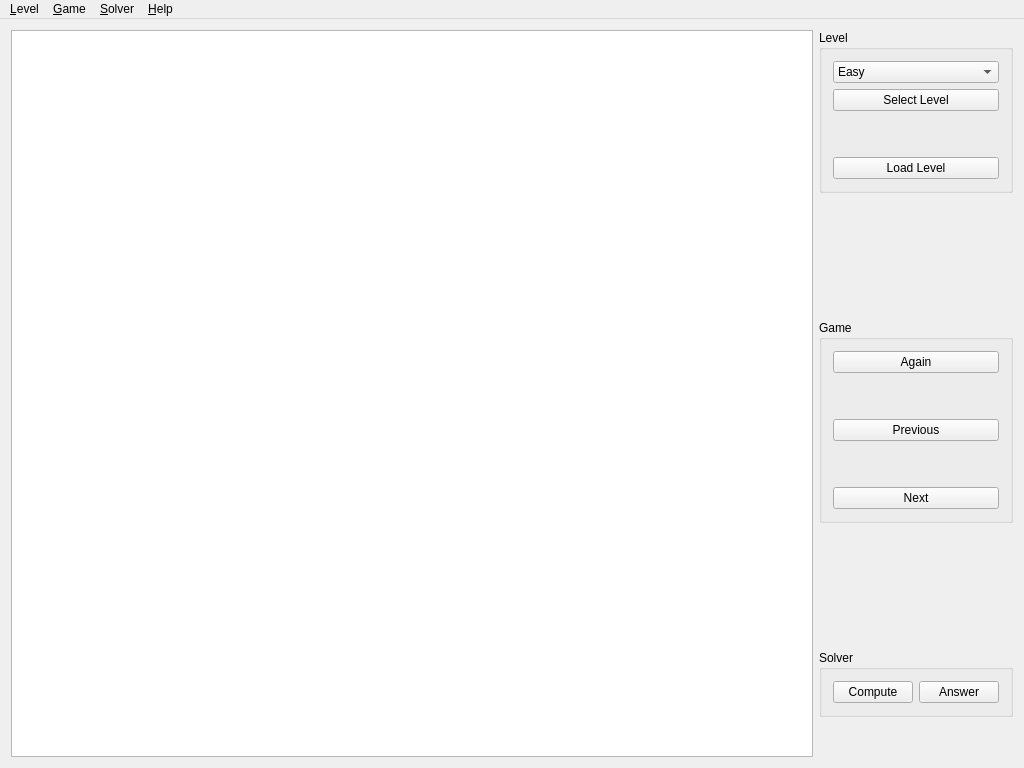
<?xml version="1.0" encoding="UTF-8"?>
<ui version="4.0">
 <class>MainWindow</class>
 <widget class="QMainWindow" name="MainWindow">
  <property name="geometry">
   <rect>
    <x>0</x>
    <y>0</y>
    <width>1024</width>
    <height>768</height>
   </rect>
  </property>
  <property name="windowTitle">
   <string>Flow Free</string>
  </property>
  <property name="windowIcon">
   <iconset resource="res.qrc">
    <normaloff>:/res/zerg.png</normaloff>:/res/zerg.png</iconset>
  </property>
  <widget class="QWidget" name="centralWidget">
   <layout class="QHBoxLayout" name="horizontalLayout_2">
    <item>
     <widget class="GameView" name="gameView"/>
    </item>
    <item>
     <layout class="QVBoxLayout" name="verticalLayout_3">
      <item>
       <widget class="QGroupBox" name="levelBox">
        <property name="title">
         <string>Level</string>
        </property>
        <layout class="QVBoxLayout" name="verticalLayout">
         <item>
          <widget class="QComboBox" name="selectBox">
           <item>
            <property name="text">
             <string>Easy</string>
            </property>
           </item>
           <item>
            <property name="text">
             <string>Medium</string>
            </property>
           </item>
           <item>
            <property name="text">
             <string>Hard</string>
            </property>
           </item>
          </widget>
         </item>
         <item>
          <widget class="QPushButton" name="selectButton">
           <property name="text">
            <string>Select Level</string>
           </property>
          </widget>
         </item>
         <item>
          <spacer name="verticalSpacer_3">
           <property name="orientation">
            <enum>Qt::Vertical</enum>
           </property>
           <property name="sizeType">
            <enum>QSizePolicy::Preferred</enum>
           </property>
           <property name="sizeHint" stdset="0">
            <size>
             <width>20</width>
             <height>40</height>
            </size>
           </property>
          </spacer>
         </item>
         <item>
          <widget class="QPushButton" name="loadButton">
           <property name="text">
            <string>Load Level</string>
           </property>
          </widget>
         </item>
        </layout>
       </widget>
      </item>
      <item>
       <spacer name="verticalSpacer_2">
        <property name="orientation">
         <enum>Qt::Vertical</enum>
        </property>
        <property name="sizeType">
         <enum>QSizePolicy::Expanding</enum>
        </property>
        <property name="sizeHint" stdset="0">
         <size>
          <width>20</width>
          <height>40</height>
         </size>
        </property>
       </spacer>
      </item>
      <item>
       <widget class="QGroupBox" name="gameBox">
        <property name="title">
         <string>Game</string>
        </property>
        <layout class="QVBoxLayout" name="verticalLayout_2">
         <item>
          <widget class="QPushButton" name="againButton">
           <property name="text">
            <string>Again</string>
           </property>
          </widget>
         </item>
         <item>
          <spacer name="verticalSpacer_4">
           <property name="orientation">
            <enum>Qt::Vertical</enum>
           </property>
           <property name="sizeType">
            <enum>QSizePolicy::Preferred</enum>
           </property>
           <property name="sizeHint" stdset="0">
            <size>
             <width>20</width>
             <height>40</height>
            </size>
           </property>
          </spacer>
         </item>
         <item>
          <widget class="QPushButton" name="previousButton">
           <property name="text">
            <string>Previous</string>
           </property>
          </widget>
         </item>
         <item>
          <spacer name="verticalSpacer_5">
           <property name="orientation">
            <enum>Qt::Vertical</enum>
           </property>
           <property name="sizeType">
            <enum>QSizePolicy::Preferred</enum>
           </property>
           <property name="sizeHint" stdset="0">
            <size>
             <width>20</width>
             <height>40</height>
            </size>
           </property>
          </spacer>
         </item>
         <item>
          <widget class="QPushButton" name="nextButton">
           <property name="text">
            <string>Next</string>
           </property>
          </widget>
         </item>
        </layout>
       </widget>
      </item>
      <item>
       <spacer name="verticalSpacer">
        <property name="orientation">
         <enum>Qt::Vertical</enum>
        </property>
        <property name="sizeType">
         <enum>QSizePolicy::Expanding</enum>
        </property>
        <property name="sizeHint" stdset="0">
         <size>
          <width>20</width>
          <height>40</height>
         </size>
        </property>
       </spacer>
      </item>
      <item>
       <widget class="QGroupBox" name="solverBox">
        <property name="title">
         <string>Solver</string>
        </property>
        <layout class="QHBoxLayout" name="horizontalLayout">
         <item>
          <widget class="QPushButton" name="computeButton">
           <property name="text">
            <string>Compute</string>
           </property>
          </widget>
         </item>
         <item>
          <widget class="QPushButton" name="answerButton">
           <property name="text">
            <string>Answer</string>
           </property>
          </widget>
         </item>
        </layout>
       </widget>
      </item>
      <item>
       <spacer name="verticalSpacer_6">
        <property name="orientation">
         <enum>Qt::Vertical</enum>
        </property>
        <property name="sizeType">
         <enum>QSizePolicy::Preferred</enum>
        </property>
        <property name="sizeHint" stdset="0">
         <size>
          <width>20</width>
          <height>40</height>
         </size>
        </property>
       </spacer>
      </item>
     </layout>
    </item>
   </layout>
  </widget>
  <widget class="QMenuBar" name="menuBar">
   <property name="geometry">
    <rect>
     <x>0</x>
     <y>0</y>
     <width>1024</width>
     <height>28</height>
    </rect>
   </property>
   <widget class="QMenu" name="menuFile">
    <property name="title">
     <string>&amp;Level</string>
    </property>
    <widget class="QMenu" name="menuSelect">
     <property name="title">
      <string>&amp;Select</string>
     </property>
     <addaction name="actionEasy"/>
     <addaction name="actionMedium"/>
     <addaction name="actionHard"/>
    </widget>
    <addaction name="menuSelect"/>
    <addaction name="actionLoad"/>
   </widget>
   <widget class="QMenu" name="menuGame">
    <property name="title">
     <string>&amp;Game</string>
    </property>
    <addaction name="actionAgain"/>
    <addaction name="actionPrevious"/>
    <addaction name="actionNext"/>
   </widget>
   <widget class="QMenu" name="menuSolver">
    <property name="title">
     <string>&amp;Solver</string>
    </property>
    <addaction name="actionCompute"/>
    <addaction name="actionAnswer"/>
   </widget>
   <widget class="QMenu" name="menuHelp">
    <property name="title">
     <string>&amp;Help</string>
    </property>
    <addaction name="actionAbout"/>
   </widget>
   <addaction name="menuFile"/>
   <addaction name="menuGame"/>
   <addaction name="menuSolver"/>
   <addaction name="menuHelp"/>
  </widget>
  <action name="actionEasy">
   <property name="text">
    <string>&amp;Easy</string>
   </property>
   <property name="shortcut">
    <string>Ctrl+1</string>
   </property>
  </action>
  <action name="actionMedium">
   <property name="text">
    <string>&amp;Medium</string>
   </property>
   <property name="shortcut">
    <string>Ctrl+2</string>
   </property>
  </action>
  <action name="actionHard">
   <property name="text">
    <string>&amp;Hard</string>
   </property>
   <property name="shortcut">
    <string>Ctrl+3</string>
   </property>
  </action>
  <action name="actionLoad">
   <property name="text">
    <string>&amp;Load</string>
   </property>
   <property name="shortcut">
    <string>Ctrl+L</string>
   </property>
  </action>
  <action name="actionAgain">
   <property name="text">
    <string>&amp;Again</string>
   </property>
   <property name="shortcut">
    <string>Ctrl+A</string>
   </property>
  </action>
  <action name="actionPrevious">
   <property name="text">
    <string>&amp;Previous</string>
   </property>
   <property name="shortcut">
    <string>Ctrl+P</string>
   </property>
  </action>
  <action name="actionNext">
   <property name="text">
    <string>&amp;Next</string>
   </property>
   <property name="shortcut">
    <string>Ctrl+N</string>
   </property>
  </action>
  <action name="actionCompute">
   <property name="text">
    <string>&amp;Compute</string>
   </property>
   <property name="shortcut">
    <string>Ctrl+C</string>
   </property>
  </action>
  <action name="actionAnswer">
   <property name="text">
    <string>&amp;Answer</string>
   </property>
   <property name="shortcut">
    <string>Ctrl+W</string>
   </property>
  </action>
  <action name="actionAbout">
   <property name="text">
    <string>&amp;About</string>
   </property>
   <property name="shortcut">
    <string>Ctrl+H</string>
   </property>
  </action>
 </widget>
 <layoutdefault spacing="6" margin="11"/>
 <customwidgets>
  <customwidget>
   <class>GameView</class>
   <extends>QGraphicsView</extends>
   <header>gameview.h</header>
  </customwidget>
 </customwidgets>
 <resources>
  <include location="res.qrc"/>
 </resources>
 <connections>
  <connection>
   <sender>actionAgain</sender>
   <signal>triggered()</signal>
   <receiver>againButton</receiver>
   <slot>click()</slot>
   <hints>
    <hint type="sourcelabel">
     <x>-1</x>
     <y>-1</y>
    </hint>
    <hint type="destinationlabel">
     <x>692</x>
     <y>300</y>
    </hint>
   </hints>
  </connection>
  <connection>
   <sender>actionAnswer</sender>
   <signal>triggered()</signal>
   <receiver>answerButton</receiver>
   <slot>click()</slot>
   <hints>
    <hint type="sourcelabel">
     <x>-1</x>
     <y>-1</y>
    </hint>
    <hint type="destinationlabel">
     <x>738</x>
     <y>533</y>
    </hint>
   </hints>
  </connection>
  <connection>
   <sender>actionCompute</sender>
   <signal>triggered()</signal>
   <receiver>computeButton</receiver>
   <slot>click()</slot>
   <hints>
    <hint type="sourcelabel">
     <x>-1</x>
     <y>-1</y>
    </hint>
    <hint type="destinationlabel">
     <x>647</x>
     <y>533</y>
    </hint>
   </hints>
  </connection>
  <connection>
   <sender>actionLoad</sender>
   <signal>triggered()</signal>
   <receiver>loadButton</receiver>
   <slot>click()</slot>
   <hints>
    <hint type="sourcelabel">
     <x>-1</x>
     <y>-1</y>
    </hint>
    <hint type="destinationlabel">
     <x>692</x>
     <y>142</y>
    </hint>
   </hints>
  </connection>
  <connection>
   <sender>actionNext</sender>
   <signal>triggered()</signal>
   <receiver>nextButton</receiver>
   <slot>click()</slot>
   <hints>
    <hint type="sourcelabel">
     <x>-1</x>
     <y>-1</y>
    </hint>
    <hint type="destinationlabel">
     <x>692</x>
     <y>366</y>
    </hint>
   </hints>
  </connection>
  <connection>
   <sender>actionPrevious</sender>
   <signal>triggered()</signal>
   <receiver>previousButton</receiver>
   <slot>click()</slot>
   <hints>
    <hint type="sourcelabel">
     <x>-1</x>
     <y>-1</y>
    </hint>
    <hint type="destinationlabel">
     <x>692</x>
     <y>333</y>
    </hint>
   </hints>
  </connection>
 </connections>
 <slots>
  <slot>loadGame(QString)</slot>
 </slots>
</ui>
